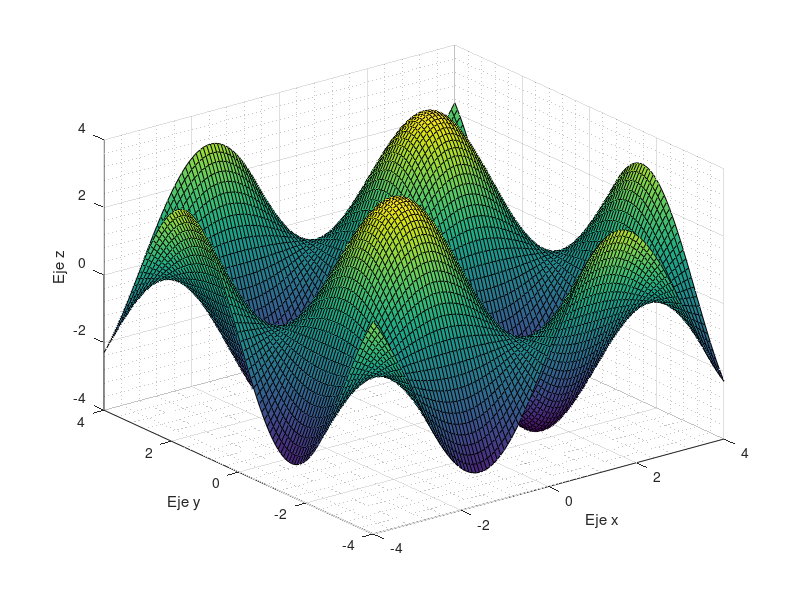

MATLAB code to generate this figure:
% Funcion para graficar 'n' o '~' cerros en tres dimensiones
function []=cerros(~)
      t = linspace(-4,4,100);
      [x,y] = meshgrid(t);
      z = 4.*sin(x).*sin(y); surf(x,y,z);
      xlabel('Eje x');
      ylabel('Eje y');
      zlabel('Eje z');
      grid minor
end
%=========FORECASTING:
	if forecasting==1
		Y_temp = zeros(repfor,M);
			% compute 'repfor' predictions for each draw of ALPHA and SIGMA
			for ii = 1:repfor
				X_fore = [1 Y(T,:) X(T,2:M*(p-1)+1)];
				% Forecast of T+1 conditional on data at time T
				Y_temp(ii,:) = X_fore*ALPHA + randn(1,M)*chol(SIGMA);
			end
			% Matrix of predictions
			Y_pred(((irep-nburn)-1)*repfor+1:(irep-nburn)*repfor,:) = Y_temp;
            % Predictive likelihood
            PL(irep-nburn,:) = mvnpdf(Y1(T+1,:),X(T,:)*ALPHA,SIGMA);
            if PL(irep-nburn,:) == 0
                PL(irep-nburn,:) = 1;
            end
    end % end forecasting
